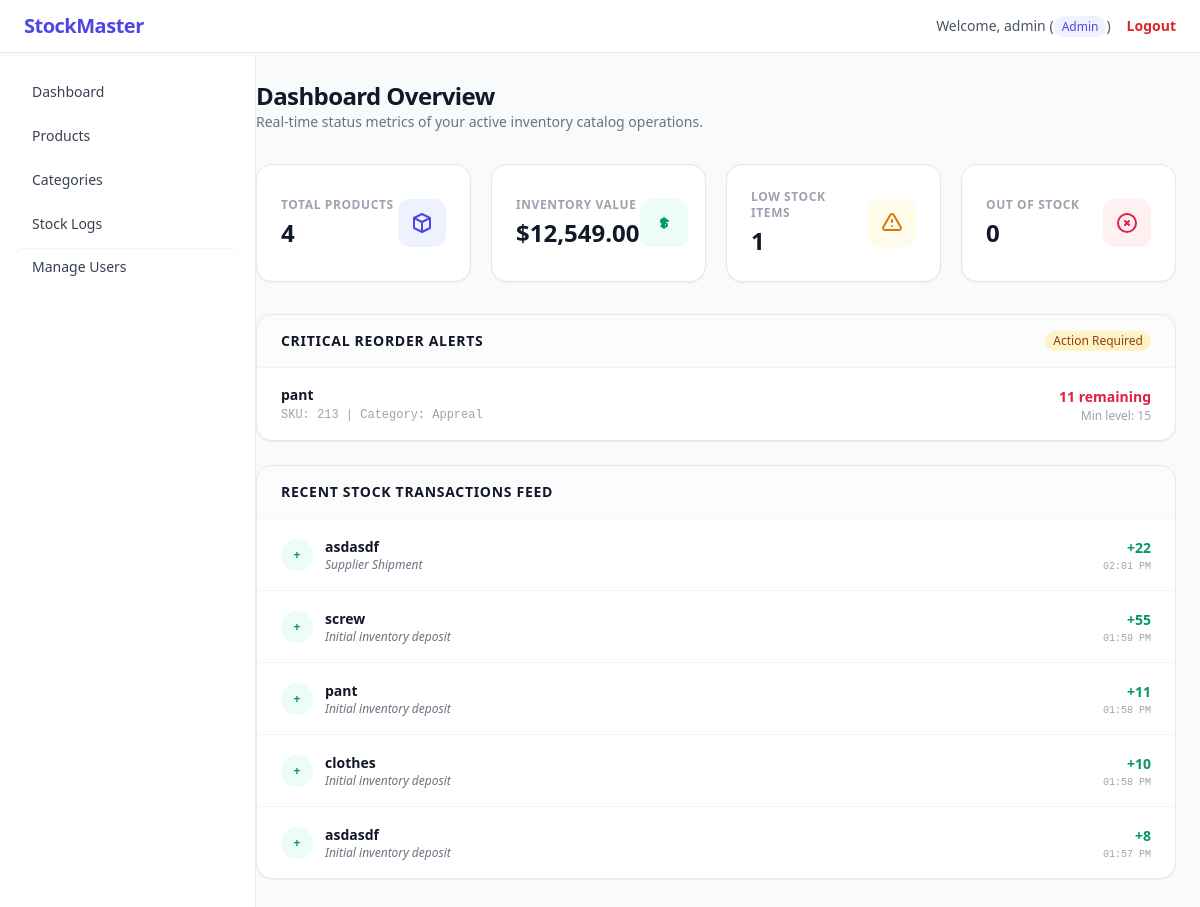
/dashboard.php (signed in), run on the app's committed database.
### tables this page shows
CREATE TABLE `products` (
  `id` int(11) NOT NULL,
  `category_id` int(11) DEFAULT NULL,
  `sku` varchar(50) NOT NULL,
  `name` varchar(150) NOT NULL,
  `description` text DEFAULT NULL,
  `price` decimal(10,2) NOT NULL,
  `quantity` int(11) DEFAULT 0,
  `min_stock_level` int(11) DEFAULT 5,
  `created_at` timestamp NOT NULL DEFAULT current_timestamp(),
  `updated_at` timestamp NOT NULL DEFAULT current_timestamp() ON UPDATE current_timestamp()
);

CREATE TABLE `categories` (
  `id` int(11) NOT NULL,
  `name` varchar(100) NOT NULL,
  `description` text DEFAULT NULL,
  `created_at` timestamp NOT NULL DEFAULT current_timestamp()
);

CREATE TABLE `stock_log` (
  `id` int(11) NOT NULL,
  `product_id` int(11) NOT NULL,
  `user_id` int(11) DEFAULT NULL,
  `type` enum('in','out') NOT NULL,
  `quantity` int(11) NOT NULL,
  `reason` varchar(255) DEFAULT NULL,
  `created_at` timestamp NOT NULL DEFAULT current_timestamp()
);

### dashboard.php (the view, shortened to what this page needs)
<?php
require_once 'config.php';
include 'includes/header.php';
$total_products = $pdo->query("SELECT COUNT(*) FROM products")->fetchColumn();
$total_value = $pdo->query("SELECT SUM(price * quantity) FROM products")->fetchColumn() ?: 0;
$out_of_stock = $pdo->query("SELECT COUNT(*) FROM products WHERE quantity = 0")->fetchColumn();
$low_stock = $pdo->query("SELECT COUNT(*) FROM products WHERE quantity <= min_stock_level AND quantity > 0")->fetchColumn();
$low_stock_query = "SELECT p.*, c.name AS category_name
                    FROM products p
                    LEFT JOIN categories c ON p.category_id = c.id
                    WHERE p.quantity <= p.min_stock_level
                    ORDER BY p.quantity ASC LIMIT 5";
$low_stock_items = $pdo->query($low_stock_query)->fetchAll();
$recent_logs_query = "SELECT l.*, p.name AS product_name, u.username
                      FROM stock_log l
                      JOIN products p ON l.product_id = p.id
                      LEFT JOIN users u ON l.user_id = u.id
                      ORDER BY l.created_at DESC LIMIT 5";
$recent_logs = $pdo->query($recent_logs_query)->fetchAll();
?>
<div class="space-y-8">
    <div>
        <h1 class="text-2xl font-bold text-gray-900 tracking-tight">Dashboard Overview</h1>
        <p class="text-sm text-gray-500">Real-time status metrics of your active inventory catalog operations.</p>
    </div>
    <div class="grid grid-cols-1 sm:grid-cols-2 lg:grid-cols-4 gap-5">
        <div class="bg-white p-6 rounded-2xl border border-gray-200 shadow-sm flex items-center justify-between">
            <div>
                <p class="text-xs font-semibold text-gray-400 uppercase tracking-wider">Total Products</p>
                <h3 class="text-2xl font-bold text-gray-900 mt-1"><?= $total_products; ?></h3>
            </div>
            <div class="p-3 bg-indigo-50 text-indigo-600 rounded-xl">
                <svg class="w-6 h-6" fill="none" stroke="currentColor" viewBox="0 0 24 24"><path stroke-linecap="round" stroke-linejoin="round" stroke-width="2" d="M20 7l-8-4-8 4m16 0l-8 4m8-4v10l-8 4m0-10L4 7m8 4v10M4 7v10l8 4"></path></svg>
            </div>
        </div>
        <div class="bg-white p-6 rounded-2xl border border-gray-200 shadow-sm flex items-center justify-between">
            <div>
                <p class="text-xs font-semibold text-gray-400 uppercase tracking-wider">Inventory Value</p>
                <h3 class="text-2xl font-bold text-gray-900 mt-1">$<?= number_format($total_value, 2); ?></h3>
            </div>
            <div class="p-3 bg-emerald-50 text-emerald-600 rounded-xl">
                <svg class="w-6 h-6" fill="none" stroke="currentColor" viewBox="0 0 24 24"><path stroke-linecap="round" stroke-linejoin="round" stroke-width="2" d="M12 8c-1.657 0-3 .895-3 2s1.343 2 3 2 3 .895 3 2-1.343 2-3 2m0-8c1.11 0 2.08.402 2.599 1M12 8V7m0 1v8m0 0v1m0-1c-1.11 0-2.08-.402-2.599-1M12 14a2 2 0 110-4h4"></path></svg>
            </div>
        </div>
        <div class="bg-white p-6 rounded-2xl border border-gray-200 shadow-sm flex items-center justify-between">
            <div>
                <p class="text-xs font-semibold text-gray-400 uppercase tracking-wider">Low Stock Items</p>
                <h3 class="text-2xl font-bold text-gray-900 mt-1"><?= $low_stock; ?></h3>
            </div>
            <div class="p-3 bg-amber-50 text-amber-600 rounded-xl">
                <svg class="w-6 h-6" fill="none" stroke="currentColor" viewBox="0 0 24 24"><path stroke-linecap="round" stroke-linejoin="round" stroke-width="2" d="M12 9v2m0 4h.01m-6.938 4h13.856c1.54 0 2.502-1.667 1.732-3L13.732 4c-.77-1.333-2.694-1.333-3.464 0L3.34 16c-.77 1.333.192 3 1.732 3z"></path></svg>
            </div>
        </div>
        <div class="bg-white p-6 rounded-2xl border border-gray-200 shadow-sm flex items-center justify-between">
            <div>
                <p class="text-xs font-semibold text-gray-400 uppercase tracking-wider">Out of Stock</p>
                <h3 class="text-2xl font-bold text-gray-900 mt-1"><?= $out_of_stock; ?></h3>
            </div>
            <div class="p-3 bg-rose-50 text-rose-600 rounded-xl">
                <svg class="w-6 h-6" fill="none" stroke="currentColor" viewBox="0 0 24 24"><path stroke-linecap="round" stroke-linejoin="round" stroke-width="2" d="M10 14l2-2m0 0l2-2m-2 2l-2-2m2 2l2 2m7-2a9 9 0 11-18 0 9 9 0 0118 0z"></path></svg>
            </div>
        </div>
    </div>
    <div class="grid grid-cols-1 xl:grid-cols-2 gap-6">
        <div class="bg-white rounded-2xl border border-gray-200 shadow-sm overflow-hidden">
            <div class="px-6 py-4 border-b border-gray-100 bg-gray-50/50 flex justify-between items-center">
                <h3 class="text-sm font-bold text-gray-900 uppercase tracking-wider">Critical Reorder Alerts</h3>
                <span class="text-xs font-medium px-2 py-0.5 rounded-full bg-amber-100 text-amber-800">Action Required</span>
            </div>
            <div class="divide-y divide-gray-100">
                <?php if (count($low_stock_items) > 0): ?>
                    <?php foreach ($low_stock_items as $item): ?>
                        <div class="p-4 px-6 flex items-center justify-between hover:bg-gray-50/50 transition">
                            <div>
                                <h4 class="text-sm font-semibold text-gray-900"><?= htmlspecialchars($item['name']); ?></h4>
                                <p class="text-xs text-gray-400 font-mono mt-0.5">SKU: <?= htmlspecialchars($item['sku']); ?> | Category: <?= htmlspecialchars($item['category_name'] ?: 'Uncategorized'); ?></p>
                            </div>
                            <div class="text-right">
                                <span class="text-sm font-bold text-rose-600"><?= $item['quantity']; ?> remaining</span>
                                <p class="text-xs text-gray-400">Min level: <?= $item['min_stock_level']; ?></p>
                            </div>
                        </div>
                    <?php endforeach; ?>
                <?php else: ?>
                    <div class="p-8 text-center text-sm text-gray-400 font-medium">All item levels are completely healthy. No alert logs detected.</div>
                <?php endif; ?>
            </div>
        </div>
        <div class="bg-white rounded-2xl border border-gray-200 shadow-sm overflow-hidden">
            <div class="px-6 py-4 border-b border-gray-100 bg-gray-50/50">
                <h3 class="text-sm font-bold text-gray-900 uppercase tracking-wider">Recent Stock Transactions Feed</h3>
            </div>
            <div class="divide-y divide-gray-100">
                <?php if (count($recent_logs) > 0): ?>
                    <?php foreach ($recent_logs as $log): ?>
                        <div class="p-4 px-6 flex items-center justify-between hover:bg-gray-50/50 transition">
                            <div class="flex items-center gap-3">
                                <?php if ($log['type'] === 'in'): ?>
                                    <span class="w-8 h-8 rounded-full bg-emerald-50 text-emerald-600 text-xs font-bold flex items-center justify-center">+</span>
                                <?php else: ?>
                                    <span class="w-8 h-8 rounded-full bg-rose-50 text-rose-600 text-xs font-bold flex items-center justify-center">-</span>
                                <?php endif; ?>
                                <div>
                                    <h4 class="text-sm font-semibold text-gray-900"><?= htmlspecialchars($log['product_name']); ?></h4>
                                    <p class="text-xs text-gray-500 italic"><?= htmlspecialchars($log['reason'] ?: 'No adjustment reason stated.'); ?></p>
                                </div>
                            </div>
                            <div class="text-right">
                                <span class="text-sm font-bold <?= $log['type'] === 'in' ? 'text-emerald-600' : 'text-rose-600'; ?>">
                                    <?= $log['type'] === 'in' ? '+' : '-'; ?><?= $log['quantity']; ?>
                                </span>
                                <p class="text-[10px] text-gray-400 font-mono"><?= date('h:i A', strtotime($log['created_at'])); ?></p>
                            </div>
                        </div>
                    <?php endforeach; ?>
                <?php else: ?>
                    <div class="p-8 text-center text-sm text-gray-400 font-medium">No system activity events recorded yet.</div>
                <?php endif; ?>
            </div>
        </div>
    </div>
</div>
<?php include 'includes/footer.php'; ?>

### data on the page
products: name "pant", sku "213", category.name "Appreal", quantity "11", min_stock_level "15"
stock_log: product.name "asdasdf", reason "Supplier Shipment", quantity "22", created_at "02:01 PM"
stock_log: product.name "screw", reason "Initial inventory deposit", quantity "55", created_at "01:59 PM"
stock_log: product.name "pant", reason "Initial inventory deposit", quantity "11", created_at "01:58 PM"
stock_log: product.name "clothes", reason "Initial inventory deposit", quantity "10", created_at "01:58 PM"
stock_log: product.name "asdasdf", reason "Initial inventory deposit", quantity "8", created_at "01:57 PM"

### other printed values
$_SESSION['username'] "admin"
$_SESSION['role'] "Admin"
$total_products "4"
$total_value "12,549.00"
$low_stock "1"
$out_of_stock "0"
